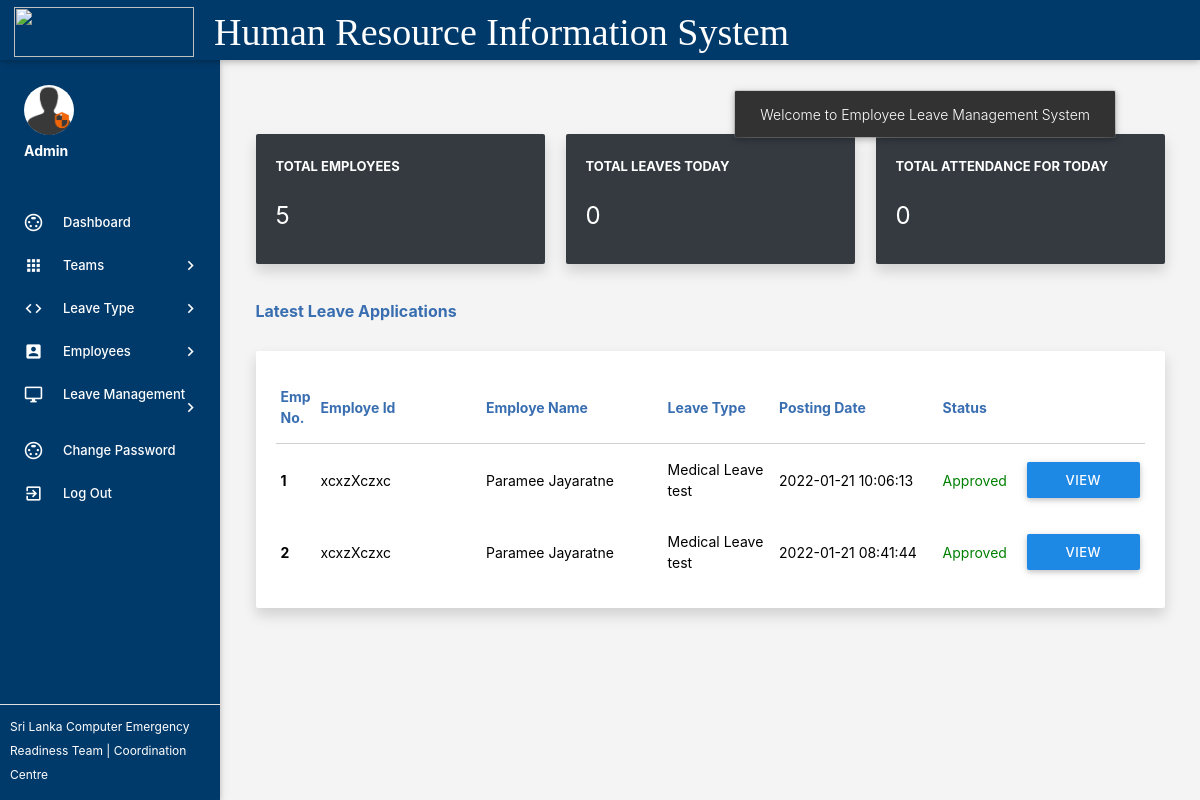
Screenshot of /admin/dashboard.php (signed in) with the database file from the repository.
### tables this page shows
CREATE TABLE `tblleaves` (
  `id` int(11) NOT NULL,
  `LeaveType` varchar(110) NOT NULL,
  `ToDate` varchar(120) NOT NULL,
  `FromDate` varchar(120) NOT NULL,
  `DIFF` int(11) NOT NULL,
  `Description` mediumtext NOT NULL,
  `PostingDate` timestamp NOT NULL DEFAULT current_timestamp(),
  `AdminRemark` mediumtext DEFAULT NULL,
  `AdminRemarkDate` varchar(120) DEFAULT NULL,
  `Status` int(1) NOT NULL,
  `IsRead` int(1) NOT NULL,
  `empid` int(11) DEFAULT NULL
);

CREATE TABLE `tblemployees` (
  `id` int(11) NOT NULL,
  `EmpId` varchar(100) NOT NULL,
  `NamewithInitials` varchar(20) NOT NULL,
  `FirstName` varchar(150) NOT NULL,
  `LastName` varchar(150) NOT NULL,
  `EmailId` varchar(200) NOT NULL,
  `Password` varchar(180) NOT NULL,
  `Gender` varchar(100) NOT NULL,
  `Dob` varchar(100) NOT NULL,
  `Team` varchar(255) NOT NULL,
  `DOJ` varchar(200) NOT NULL,
  `Designation` varchar(1000) NOT NULL,
  `Qualifications` varchar(1000) NOT NULL,
  `Supervisor` varchar(150) NOT NULL,
  `Address` varchar(100) NOT NULL,
  `Phonenumber` char(11) NOT NULL,
  `Status` int(1) NOT NULL,
  `RegDate` timestamp NOT NULL DEFAULT current_timestamp()
);

### admin/dashboard.php (the view, shortened to what this page needs)
<?php
include('includes/config.php');
if(strlen($_SESSION['alogin'])==0)
    {
header('location:index.php');
}
else{
?>
<!DOCTYPE html>
<html lang="en">
    <head>
        <link rel="stylesheet" href="https://maxcdn.bootstrapcdn.com/bootstrap/4.5.0/css/bootstrap.min.css">
        <link type="text/css" rel="stylesheet" href="../assets/plugins/materialize/css/materialize.css"/>
        <link href="../assets/plugins/metrojs/MetroJs.min.css" rel="stylesheet">
        <link href="../assets/plugins/weather-icons-master/css/weather-icons.min.css" rel="stylesheet">
        <link href="../assets/css/alpha.min.css" rel="stylesheet" type="text/css"/>
        <link href="../assets/css/style.css" rel="stylesheet" type="text/css"/>
    </head>
    <body>
           <?php include('includes/header1.php');?>
       <?php include('includes/sidebar.php');?>
            <main class="mn-inner mt-5">
                <div class="">
                    <div class="row no-m-t no-m-b">
                    <div class="col s12 m12 col-md-4 l4">
                        <div class="card stats-card border-0 shadow bg-dark ">
                            <div class="card-content">
                                <span class="card-title text-white">Total Employees</span>
                                <span class="stats-counter text-white">
<?php
$sql = "SELECT id from tblemployees";
$query = $dbh -> prepare($sql);
$query->execute();
$empcount=$query->rowCount();
?>
                                    <span class="counter"><?php echo htmlentities($empcount);?></span></span>
                            </div>
                            <div id="sparkline-bar"></div>
                        </div>
                    </div>
                        <div class="col s12 m12 col-md-4 l4">
                        <div class="card stats-card border-0 shadow bg-dark">
                            <div class="card-content">
                                <span class="card-title text-white">Total Leaves Today</span>
    <?php
$sql = "SELECT id FROM `tblleaves` WHERE CURDATE() between `FromDate` and `ToDate`";
$query = $dbh -> prepare($sql);
$query->execute();
$dptcount=$query->rowCount();
?>
                                <span class="stats-counter text-white"><span class="counter"><?php echo htmlentities($dptcount);?></span></span>
                            </div>
                            <div id="sparkline-bar"></div>
                        </div>
                    </div>
                    <div class="col s12 m12 col-md-4 l4">
                        <div class="card stats-card border-0 shadow bg-dark">
                            <div class="card-content">
                                <span class="card-title text-white">Total Attendance For Today</span>
                                    <?php
$sql = "SELECT Empcode from  attendance where CurDate=CURDATE()";
$query = $dbh -> prepare($sql);
$query->execute();
$leavtypcount=$query->rowCount();
?>
                                <span class="stats-counter text-white"><span class="counter"><?php echo htmlentities($leavtypcount);?></span></span>
                            </div>
                           <div id="sparkline-bar"></div>
                        </div>
                            </div>
                         </div>
                </div>
                    <div class="row no-m-t no-m-b">
                        <div class="col s12 m12 l12 col-md-12"><br/>
						<span  style="color: #396EB0;font-weight:bold;font-size:16px">Latest Leave Applications</span><br/><br/>
                            <div class="card invoices-card border-0 shadow">
                                <div class="card-content" >
                             <table id="example" class="display responsive-table bg-transparent" >
                                    <thead>
                                        <tr >
                                            <th style="color: #396EB0;">Emp No.</th>
											<th style="color: #396EB0;" width="180">Employe Id</th>
                                            <th width="200" style="color: #396EB0;">Employe Name</th>
                                            <th width="120" style="color: #396EB0;">Leave Type</th>
                                             <th width="180" style="color: #396EB0;">Posting Date</th>
                                            <th style="color: #396EB0;">Status</th>
                                        </tr>
                                    </thead>
                                    <tbody>
<?php $sql = "SELECT tblleaves.id as lid,tblemployees.FirstName,tblemployees.LastName,tblemployees.EmpId,tblemployees.id,tblleaves.LeaveType,tblleaves.PostingDate,tblleaves.Status from tblleaves join tblemployees on tblleaves.empid=tblemployees.id order by lid desc limit 6";
$query = $dbh -> prepare($sql);
$query->execute();
$results=$query->fetchAll(PDO::FETCH_OBJ);
$cnt=1;
if($query->rowCount() > 0)
{
foreach($results as $result)
{
      ?>
                                        <tr style="color:black;">
                                            <td> <b><?php echo htmlentities($cnt);?></b></td>
                                              <td><?php echo htmlentities($result->EmpId);?></td>
                                              <td ><?php echo htmlentities($result->FirstName." ".$result->LastName);?></td>
                                            <td><?php echo htmlentities($result->LeaveType);?></td>
                                            <td><?php echo htmlentities($result->PostingDate);?></td>
                                                                       <td><?php $stats=$result->Status;
if($stats==1){
                                             ?>
                                                 <span style="color: green">Approved</span>
                                                 <?php } if($stats==2)  { ?>
                                                <span style="color: red">Not Approved</span>
                                                 <?php } if($stats==0)  { ?>
 <span style="color: black">waiting for approval</span>
 <?php } ?>
                                             </td>
          <td>
           <td><a href="leave-details.php?leaveid=<?php echo htmlentities($result->lid);?>" class="waves-effect blue waves-light btn blue darken-1"  > View Details</a></td>
                                    </tr>
                                         <?php $cnt++;} }?>
                                    </tbody>
                                </table>
                                </div>
                            </div>
                        </div>
                    </div>
                </div>
    </body>
</html>
<?php } ?>

### assets/css/style.css (style rules this page uses)
.btn { background:#09b035!important; }

### rows the page displays
tblleaves: tblemployees.EmpId "xcxzXczxc", tblemployees.FirstName+LastName "Paramee Jayaratne", LeaveType "Medical Leave test", PostingDate "2022-01-21 10:06:13", Status "Approved"
tblleaves: tblemployees.EmpId "xcxzXczxc", tblemployees.FirstName+LastName "Paramee Jayaratne", LeaveType "Medical Leave test", PostingDate "2022-01-21 08:41:44", Status "Approved"

### other values shown
$empcount "5"
$dptcount "0"
$leavtypcount "0"
